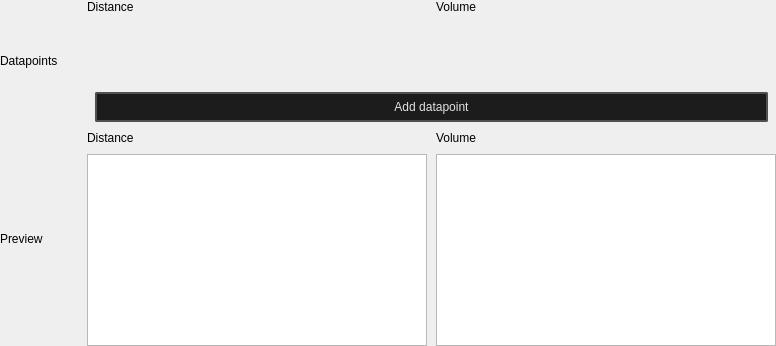
<?xml version="1.0" encoding="UTF-8"?>
<ui version="4.0">
 <class>CurveWidget</class>
 <widget class="QWidget" name="CurveWidget">
  <property name="geometry">
   <rect>
    <x>0</x>
    <y>0</y>
    <width>776</width>
    <height>346</height>
   </rect>
  </property>
  <property name="minimumSize">
   <size>
    <width>512</width>
    <height>0</height>
   </size>
  </property>
  <property name="maximumSize">
   <size>
    <width>16666</width>
    <height>16777215</height>
   </size>
  </property>
  <property name="windowTitle">
   <string>Form</string>
  </property>
  <layout class="QVBoxLayout" name="verticalLayout">
   <property name="spacing">
    <number>0</number>
   </property>
   <property name="leftMargin">
    <number>0</number>
   </property>
   <property name="topMargin">
    <number>0</number>
   </property>
   <property name="rightMargin">
    <number>0</number>
   </property>
   <property name="bottomMargin">
    <number>0</number>
   </property>
   <item>
    <layout class="QVBoxLayout" name="verticalLayout_2">
     <property name="spacing">
      <number>9</number>
     </property>
     <item>
      <layout class="QHBoxLayout" name="horizontalLayout">
       <item>
        <widget class="QLabel" name="label">
         <property name="minimumSize">
          <size>
           <width>78</width>
           <height>0</height>
          </size>
         </property>
         <property name="maximumSize">
          <size>
           <width>78</width>
           <height>16777215</height>
          </size>
         </property>
         <property name="text">
          <string>Datapoints</string>
         </property>
        </widget>
       </item>
       <item>
        <layout class="QVBoxLayout" name="verticalLayout_5">
         <item>
          <layout class="QHBoxLayout" name="Header">
           <item>
            <widget class="QLabel" name="label_01">
             <property name="text">
              <string>Distance</string>
             </property>
            </widget>
           </item>
           <item>
            <widget class="QLabel" name="label_02">
             <property name="text">
              <string>Volume</string>
             </property>
            </widget>
           </item>
          </layout>
         </item>
         <item>
          <layout class="QVBoxLayout" name="datapoints_layout">
           <item>
            <spacer name="verticalSpacer">
             <property name="orientation">
              <enum>Qt::Orientation::Vertical</enum>
             </property>
             <property name="sizeHint" stdset="0">
              <size>
               <width>20</width>
               <height>40</height>
              </size>
             </property>
            </spacer>
           </item>
          </layout>
         </item>
         <item>
          <layout class="QHBoxLayout" name="horizontalLayout_4">
           <property name="spacing">
            <number>16</number>
           </property>
           <property name="leftMargin">
            <number>8</number>
           </property>
           <property name="rightMargin">
            <number>8</number>
           </property>
           <property name="bottomMargin">
            <number>0</number>
           </property>
           <item>
            <widget class="QPushButton" name="add_data_point_button">
             <property name="styleSheet">
              <string notr="true">
    /* QPushButton default and hover styles */
    QPushButton {

        font: 580 9pt &quot;Segoe UI&quot;;
	

        border: 2px solid black;
        border-radius: 2px;
        border-color: rgba(80, 80, 80, 255);
        height:22px;
        padding-top: 2px;
        padding-bottom:2px;
        padding-left: 4px;
        padding-right: 4px;
        color: #E3E3E3;
        background-color: #1C1C1C;
    }
    QPushButton:hover {
        background-color: #414956;
        color: white;
    }
    QPushButton:pressed {
        background-color: red;
        background-color: #1C1C1C;
        margin: 1 px;
        margin-left: 2px;
        margin-right: 2px;

    }</string>
             </property>
             <property name="text">
              <string>Add datapoint</string>
             </property>
            </widget>
           </item>
          </layout>
         </item>
        </layout>
       </item>
      </layout>
     </item>
     <item>
      <layout class="QHBoxLayout" name="horizontalLayout_2">
       <item>
        <widget class="QLabel" name="label_2">
         <property name="minimumSize">
          <size>
           <width>78</width>
           <height>0</height>
          </size>
         </property>
         <property name="maximumSize">
          <size>
           <width>78</width>
           <height>16777215</height>
          </size>
         </property>
         <property name="text">
          <string>Preview</string>
         </property>
        </widget>
       </item>
       <item>
        <layout class="QHBoxLayout" name="horizontalLayout_3">
         <property name="bottomMargin">
          <number>0</number>
         </property>
         <item>
          <layout class="QVBoxLayout" name="verticalLayout_4">
           <property name="bottomMargin">
            <number>0</number>
           </property>
           <item>
            <layout class="QHBoxLayout" name="horizontalLayout_7">
             <item>
              <widget class="QLabel" name="preview_label_01">
               <property name="text">
                <string>Distance</string>
               </property>
              </widget>
             </item>
             <item>
              <widget class="QLabel" name="preview_label_02">
               <property name="text">
                <string>Volume</string>
               </property>
              </widget>
             </item>
            </layout>
           </item>
           <item>
            <layout class="QHBoxLayout" name="horizontalLayout_8">
             <property name="bottomMargin">
              <number>0</number>
             </property>
             <item>
              <widget class="QGraphicsView" name="graphicsView_01"/>
             </item>
             <item>
              <widget class="QGraphicsView" name="graphicsView_02"/>
             </item>
            </layout>
           </item>
          </layout>
         </item>
        </layout>
       </item>
      </layout>
     </item>
    </layout>
   </item>
  </layout>
 </widget>
 <resources>
  <include location="../../resources.qrc"/>
 </resources>
 <connections/>
</ui>
